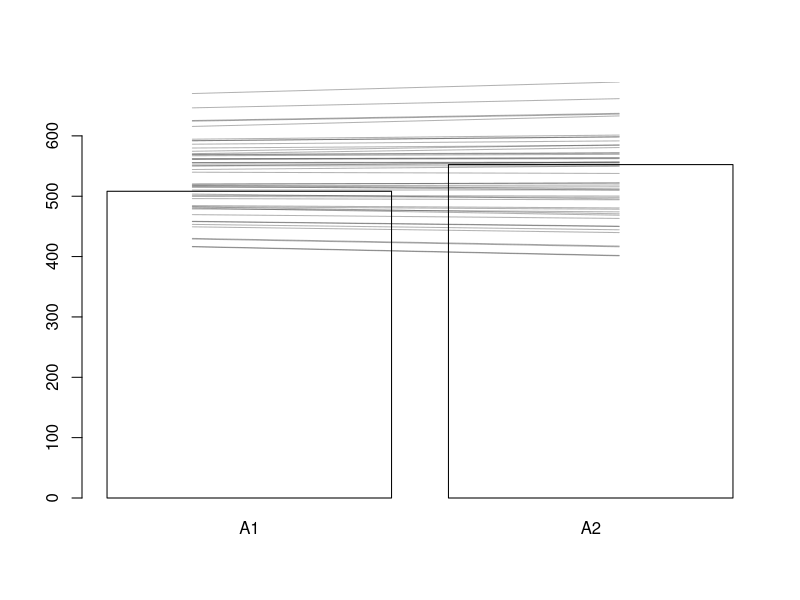
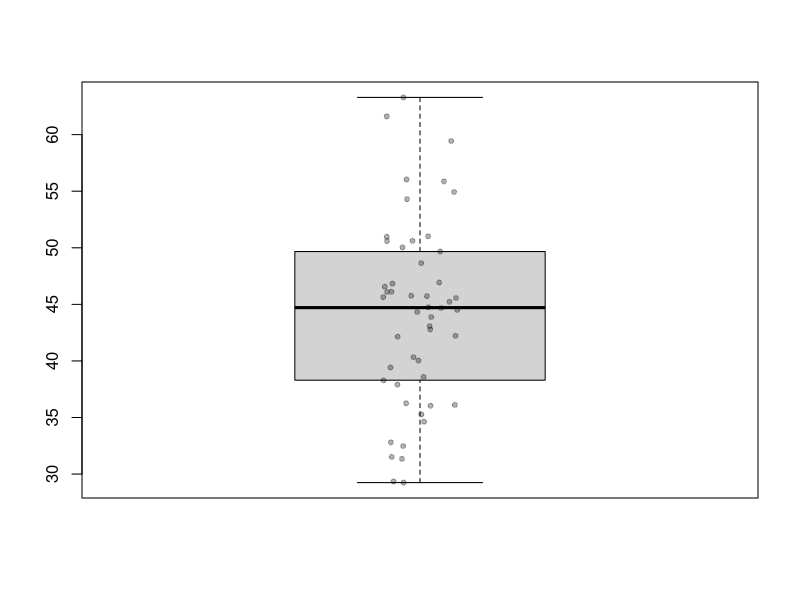
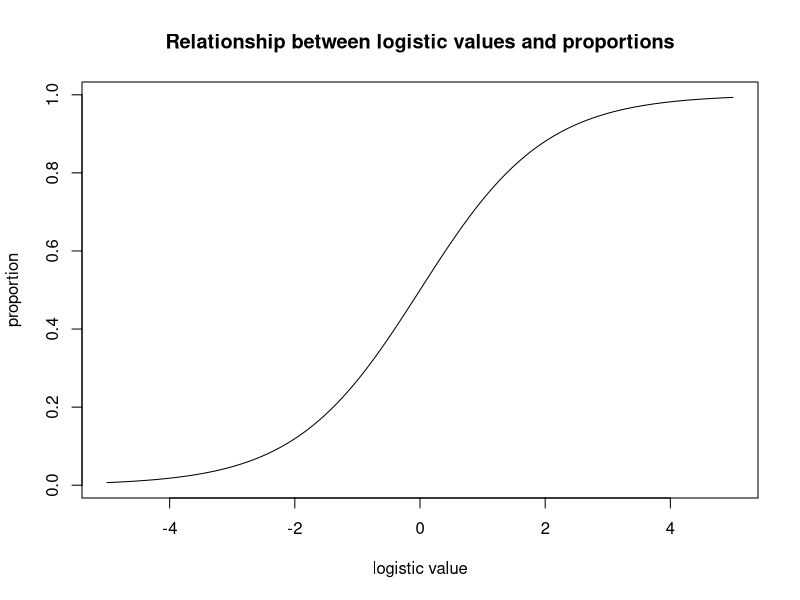
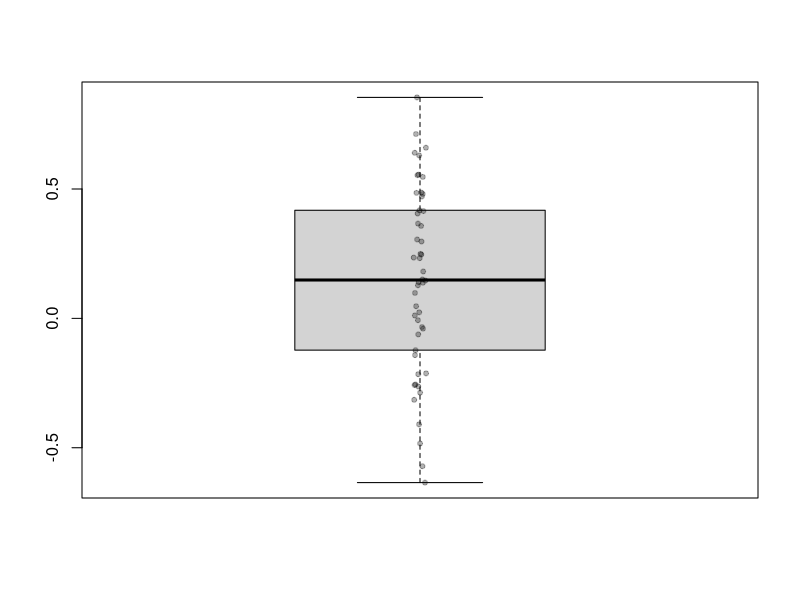
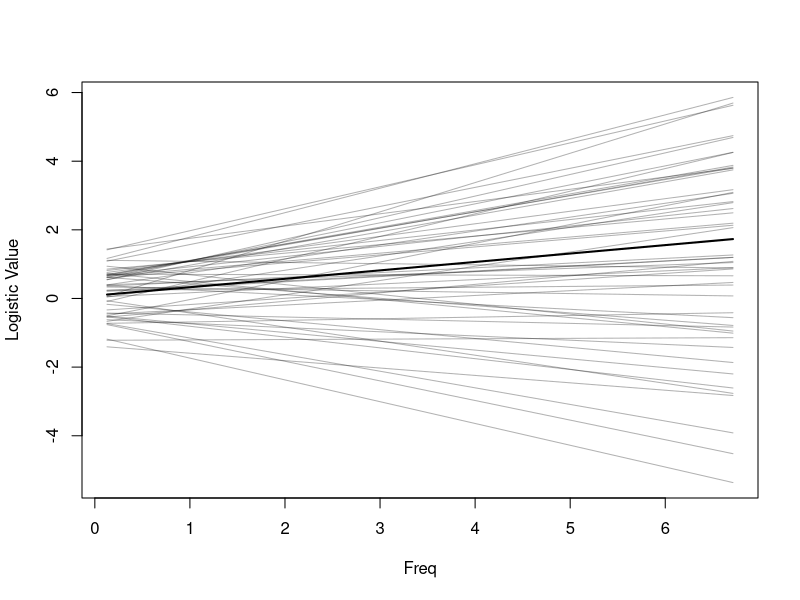
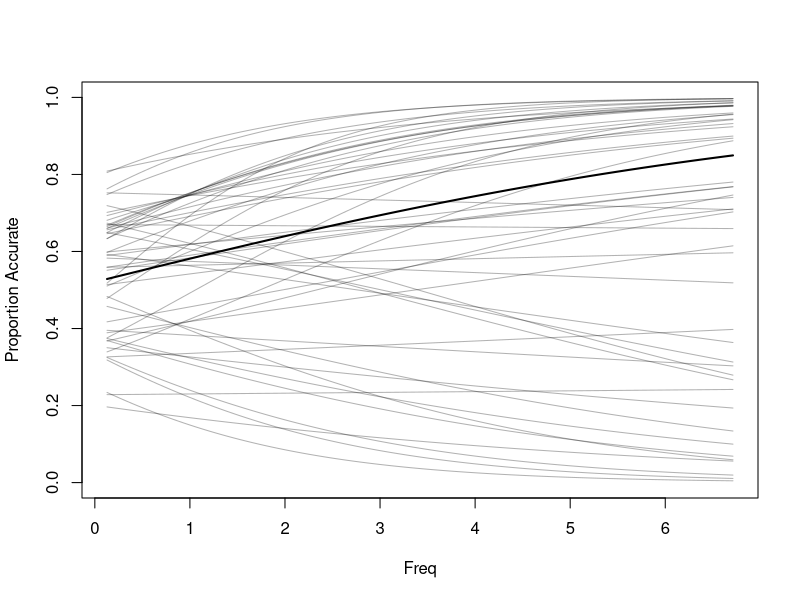

Source code (R) for these figures, in order:
# Continuous Case -----------------------------------------------------------

#### Continuous DV, with factor predictors.

# I'm setting up some random data here, with 
# - one factor (A) with two levels, 
# - 20 items (I) per level, and 
# - 50 subjects (S).
# The dv is "rt" which is just a normal with an average of 500 for level A1 and 550 for level A2,
# but with random intercepts and slopes by subject.

d = data.frame(S = gl(50, 40, labels = paste("S", 1:50, sep="")), A=gl(2, 20), I = factor(1:40))
# Define the random effects
s.rnd = data.frame(S=factor(1:50, labels = paste("S", 1:50, sep="")), 
                   intercept=rnorm(50, 500,50), slope = rnorm(50,50,10))

# Now set up the RTs

d$rt = s.rnd$intercept[d$S]+ifelse(d$A==2,s.rnd$slope[d$S],0)+rnorm(nrow(d),0,100)

# Fit a simple LME
if(!require(lme4)) install.packages("lme4")
d.lm = lmer(rt~A + (A|S), d)

# The effects package will only plot the "fixed" effects. There are a couple of ways you could plot the 
# random effects. 

# Here I do two things - first I do your standard bar plot of the two conditions, then superimpose lines
# for the subjects to show how the subjects varied. In the second plot, I use a box plot to depict the
# size of the factor effect, and then superimpose the factor effect differences by subject.


##### BAR PLOT WITH INDIVIDUAL DIFFERENCES
#
# The advantage here is that you really see exactly how the subjects differed, both in their overall
# speed (the intercept), and in the "slope" (size of effect).

# Get the main effects from the model for the box plot
mainConds = cbind(A1=fixef(d.lm)[1], A2=fixef(d.lm)[1]+fixef(d.lm)[2])
# Get the individual subject effects (this is just the main effects, + the deviations due to random
# effects)
subjConds = mainConds + cbind(A1=ranef(d.lm)$S[1], A2=ranef(d.lm)$S[1]+ranef(d.lm)$S[2])

# Plot the main effect
# Note, I need to widen the y-axis to make sure there will be space for the subject data.
barplot(mainConds, col="white", ylim=c(0, max(subjConds)))

# Add the random effects.
for(i in 1:50)
  lines(x=c(0.5,2), subjConds[i,], col=rgb(0,0,0,.3))
# I tend to draw the subject stuff as 'transparent' so that overlapping data is easier to see, but also
# so that the individual subject data don't completely overwhelm the mean performance.


#### BOXPLOT OF DIFFERENCE SCORES
# Another way to do it is to simply plot the difference scores as a box plot:

boxplot(fixef(d.lm)[2]+ranef(d.lm)$S[2])
points(cbind(jitter(rep(1,50), factor=3), fixef(d.lm)[2]+ranef(d.lm)$S[2]), col=rgb(0,0,0,.3), pch=20)

# I use jitter here just so that the data don't fall on a straight line down the middle.



# Binomial Case -----------------------------------------------------------

#### Binomial DV, with continuous predictor.

# I'm setting up some random data here, with 
# - one continuous predictor (F) ranging from 0 to log(1000), to mimic frequencies from 1-1000 
# - 20 items (I) per level, and 
# - 50 subjects (S).
# The dv is "accuracy" which is binomial

# Note that binomial data is a bit more complicated to simulate, since you are no longer fitting the DV
# itself, but rather fitting the "logistic" link function: log(accuracy/(1-accuracy))
#
# The catch is that the relationship between accuracy and the logistic link function is non-linear:

plot(x=seq(-5,5,length.out=1001), exp(seq(-5,5,length.out=1001))/(1+exp(seq(-5,5,length.out=1001))),
     type="l", xlab="logistic value", ylab="proportion", main="Relationship between logistic values and proportions")

# This means that you either plot the results in terms of the logistic function, or you have to 
# convert back into percentages.

# In this next section I set up the random data.
# If you don't care about all of this stuff, just skip to the next part where I do the analysis and
# plotting

d = data.frame(S = gl(50, 40, labels = paste("S", 1:50, sep="")), Freq=runif(20, 0, log(1000)), I = factor(1:40))
# Define the random effects
s.rnd = data.frame(S=factor(1:50, labels = paste("S", 1:50, sep="")), 
                   intercept=runif(50, -1.4, 1.4), # Random intercepts (or accuracy for 0 frequency items)
                   # those are equivalent to .2 to .8 or so, but in the logistic form
                   slope = runif(50, -.5, 1)) # effect of frequency on the logistic link function

# for each "trial" this is the "expected" accuracy of response based on the above, but in the logistic form
d$fit =  s.rnd$intercept[d$S] + d$Freq*s.rnd$slope[d$S]

# trial accuracy distribution: hist(exp(d$fit)/(1+exp(d$fit)))
# OK, now this is the "expected" probability of success on each trial
d$p = exp(d$fit)/(1+exp(d$fit))

# Now randomly generate the actual DV outcome variable.
d$acc = rbinom(nrow(d), 1, prob=d$p)

##### OK, now we have data set up, let's fit it

if(!require(lme4)) install.packages("lme4")
d.glm = glmer(acc~Freq+(Freq|S), d, family=binomial)

##### PLOT WITH INDIVIDUAL DIFFERENCES IN THE SLOPES
#
# 1. There are several ways to do show the individual differences. The easiest is to simply do a box plot
# of the coefficients.

subjCoefs = fixef(d.glm)+ranef(d.glm)$S
# head(subjCoefs)

#    (Intercept)         Freq
# S1   0.7021089 -0.214605258
# S2  -1.1246503  0.094498361
# S3  -0.7727643  0.006162669
# S4  -0.6065374 -0.093254355
# S5  -0.0970412 -0.111657095
# S6  -0.1285255 -0.178065898
# ...

boxplot(subjCoefs$Freq, title="Individual Frequency Coefs by Subject")
points(cbind(jitter(rep(1,50), factor=0.5), jitter(subjCoefs$Freq)), col=rgb(0,0,0,.3), # make them mostly transparent
       pch=20)

# 2. A more complicated way is to draw the individual regression lines for each subject, but 
# leave it as the logistic transformed variable. This shows both the "intercepts" and "slopes"
# for each subject, but in units that aren't readily interpretable to most researchers.

# Get the data we need to generate lines for individual subjects
# Get the range of data you want to plot
xrng=range(d$Freq)
# This is the range of Frequency Values

# Since we're drawing a straight line, we just need the regression estimates for the most extreme
# values of Freq:
estPts = rbind(c(1,1), xrng) # Note that the coefficient for the intercept is always 1

# We can use matrix multiplication to get the relevant values
subjPts = as.matrix(subjCoefs) %*% as.matrix(estPts)
yrng = range(subjPts)

# We can do the same thing for the overall main effect
mainEffect = fixef(d.glm)%*%as.matrix(estPts)

# First plot the "main" effect
plot(x=xrng, y=mainEffect, type="l", lwd=2, xlim=xrng, ylim=yrng, xlab="Freq", ylab="Logistic Value")

# Add the random effects.
for(i in 1:50)
  lines(x=xrng, subjPts[i,], col=rgb(0,0,0, .3))
# I tend to draw the subject stuff as 'transparent' so that overlapping data is easier to see, but also
# so that the mean (fixed) regression is still clear.

# 3. The most complicated version is if you'd like to show the curves as Proportions rather than the 
# logistic function values. This is exactly like 2, but instead of the predicted "Logistic" value,
# you're plotting the predicted accuracy as a proportion.

# I won't get into the details, but if "l" is the logistic value, then it turns out the associated
# proportion is given by exp(l)/(1+exp(l)) where exp() is the natural exponential.

# If you want to show the values in terms of "proportion accuracy", we're going to be producing curves.
# This means we need to fit more "Freq" values.
estPts = rbind(rep(1, 100), # Predicted intercept values (always 1)
               seq(xrng[1], xrng[2], length.out=100)) # Generate 100 equally spaced values between the
# min and max Frequency values

# Now we get the Logistic values for all of those points
subjPts = as.matrix(subjCoefs) %*% as.matrix(estPts)

# Do the same thing for the overall main effect
mainEffect = fixef(d.glm)%*%as.matrix(estPts)

# So far this is identical to the previous version, except instead of just "predicting" the ends of the
# range of Frequencies, we're "predicting" 100 points along the Frequency range.

# The tricky bit is that now we have to reverse the logistic function for all of the "predicted" data:
subjPts = exp(subjPts)/(1+exp(subjPts))
mainEffect = exp(mainEffect)/(1+exp(mainEffect))

yrng=c(0,1) # Y is now proportion correct, so the range is 0 to 1.

# First plot the "main" effect
plot(x=seq(xrng[1], xrng[2], length.out=100), y=mainEffect, type="l", lwd=2, xlim=xrng, ylim=yrng, xlab="Freq", ylab="Proportion Accurate")

# Add the random effects.
for(i in 1:50)
  lines(x=estPts[2,], subjPts[i,], col=rgb(0,0,0, .3))

# Here you can see that despite a very flat overall average, the individual subjects 
# have very different curves.
